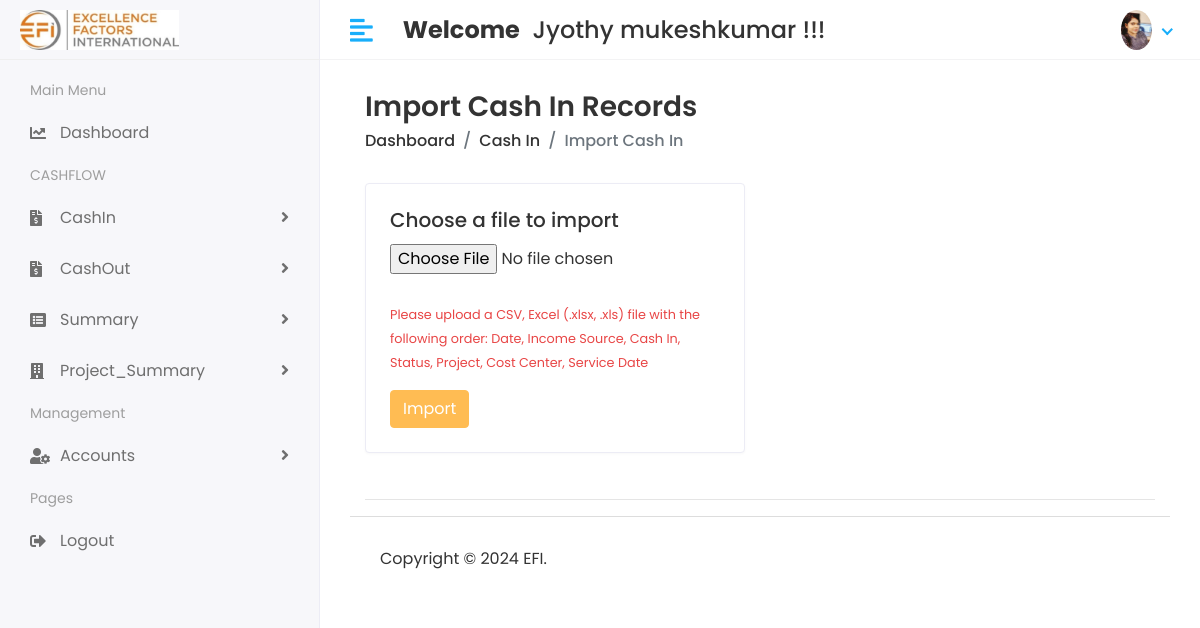
The page /account/CashIn/Import (signed in) on the database its author committed.
### cashflow/models.py (models this page shows)
class CustomUser(AbstractUser):
    USER_TYPES = (
        ('1', 'Account Team'),
        ('2', 'Manager'),
        ('3', 'Admin'),
    )
    user_type = models.CharField(choices=USER_TYPES, max_length=50, default='ACCOUNT_TEAM')
    profile_pic = models.ImageField(upload_to='profile_pics', blank=True, null=True)

### data_management_main/account_views.py (the view, shortened to what this page needs)
# urls.py: path('account/CashIn/Import', account_views.import_cashin, name='import_cashin'),
@login_required(login_url='/')
def import_cashin(request):
    return render(request, 'account/import-cashin.html')

### templates/account/import-cashin.html (shortened to what this page needs)
{% extends 'base.html' %}
{% block content %}
<div class="content container-fluid">
    <div class="page-header">
        <div class="row align-items-center">
            <div class="col">
                <h3 class="page-title">Import Cash In Records</h3>
                <ul class="breadcrumb">
                    <li class="breadcrumb-item"><a href="{% url 'home' %}">Dashboard</a></li>
                    <li class="breadcrumb-item"><a href="{% url 'view_cashin' %}">Cash In</a></li>
                    <li class="breadcrumb-item active">Import Cash In</li>
                </ul>
            </div>
        </div>
    </div>
    <div class="row">
        <div class="col-md-6">
            <div class="card">
                <div class="card-body">
                    <h5 class="card-title">Choose a file to import</h5>
                    <form method="post" enctype="multipart/form-data" onsubmit="return validateForm()">
                        <div class="form-group">
                            <input type="file" name="csv_file" id="csv_file" accept=".csv,.xlsx,.xls" class="form-control-file">
                        </div>
                        <small class="text-danger">Please upload a CSV, Excel (.xlsx, .xls) file with the following order:  Date, Income Source, Cash In, Status, Project, Cost Center, Service Date</small>
                        <button type="submit" class="btn btn-primary mt-3">Import</button>
                    </form>
                </div>
            </div>
        </div>
    </div>
    <hr>
</div>
{% endblock %}

### templates/includes/header.html (shortened to what this page needs)
{% load static %}
<div class="header">
    <div class="header-left">
       <a href="index.html" class="logo">
       <img src="{% static 'assets/img/logo.jpg' %}" alt="Logo">
       </a>
    </div>
    <a href="javascript:void(0);" id="toggle_btn">
    <i class="fas fa-align-left"></i>
    </a>
    <div class="top-nav-search mt-3">
       <h4><strong> Welcome</strong>&nbsp;<span> {{ user.first_name}} {{ user.last_name}}</span>&nbsp;!!! </h4>
    </div>
      <ul class="nav user-menu">
       <li class="nav-item dropdown has-arrow">
          <a href="#" class="dropdown-toggle nav-link" data-toggle="dropdown">
          {% if user.profile_pic == "" %}
          <span class="user-img"><img class="rounded-circle" src="{% static 'assets/img/profiles/avatar-01.jpeg' %}" width="31" alt="Ryan Taylor"></span>
          {% else %}
          <span class="user-img"><img class="rounded-circle" src="/{{user.profile_pic}}" width="31" alt="Ryan Taylor"></span>
           {% endif %}
        </a>
       </li>
    </ul>
 </div>

### static/assets/css/style.css (style rules this page uses)
html { height: 100%; }
body { background-color: #fff; color: #333; font-family: 'Poppins', sans-serif; font-size: 1rem; height: 100%; line-height: 1.5; overflow-x: hidden; }
h1, h2, h3, h4, h5, h6 { font-family: 'Poppins', sans-serif; margin-top: 0; }
a { color: #009ce7; }
input, button, a { transition: all 0.4s ease; -moz-transition: all 0.4s ease; -o-transition: all 0.4s ease; -ms-transition: all 0.4s ease; -webkit-transition: all 0.4s ease; }
input, input:focus, button, button:focus { outline: none; }
input[type="file"] { height: auto; min-height: calc(1.5em + .75rem + 2px); }
.form-group { margin-bottom: 1.25rem; }
ul, ol { padding: 0px; list-style: none; }
.text-danger, .dropdown-menu > li > a.text-danger { color: #e84646 !important; }
.btn-primary { background-color: #FFBC53; border: 1px solid #FFBC53; }
.card { border: 1px solid #ececf5; box-shadow: 0 1px 3px 0 rgba(0, 0, 0, 0.03); margin-bottom: 1.875rem; }
.card-body { padding: 1.5rem; }
.header { background-color: #fff; border-bottom: 1px solid #f3f3f4; left: 0; position: fixed; right: 0; top: 0; z-index: 1001; height: 60px; }
.header .header-left { float: left; height: 60px; padding: 0 20px; position: relative; width: 320px; z-index: 1; transition: all 0.2s ease-in-out; background-color: #f7f7fa; border-bottom: 1px solid #efefef; border-right: 1px solid #ececf5; display: flex; align-items: center; }
.header .header-left .logo { display: inline-block; line-height: 60px; }
.header .header-left .logo img { max-height: 40px; width: auto; }
.header .dropdown-toggle:after { display: none; }
.header .has-arrow .dropdown-toggle:after { border-top: 0; border-left: 0; border-bottom: 2px solid #18aefa; border-right: 2px solid #18aefa; content: ''; height: 8px; display: inline-block; pointer-events: none; -webkit-transform-origin: 66% 66%; -ms-transform-origin: 66% 66%; transform-origin: 66% 66%; -webkit-transform: rotate(45deg); -ms-transform: rotate(45deg); transform: rotate(45deg); -webkit-transition: all 0.15s ease-in-out; transition: all 0.15s ease-in-out; width: 8px; vertical-align: 0px; }
.user-menu { float: right; margin: 0; position: relative; z-index: 99; padding-right: 15px; }
.user-menu.nav > li > a { color: #a0a0a0; font-size: 14px; line-height: 58px; padding: 0 15px; height: 60px; }
.user-img { margin-right: 3px; position: relative; }
.top-nav-search { float: left; margin-left: 15px; }
.page-header { margin-bottom: 1.875rem; }
.page-header .breadcrumb { background-color: transparent; color: #6c757d; font-size: 1rem; font-weight: 500; margin-bottom: 0; padding: 0; }
.page-header .breadcrumb a { color: #333; }
.page-title { font-size: 28px; font-weight: 600; color: #333; margin-bottom: 5px; }
@media (min-width: 992px) { #toggle_btn { align-items: center; color: #18aefa; display: inline-flex; float: left; font-size: 26px; height: 60px; justify-content: center; margin-left: 15px; padding: 0 15px; } }

### rows shown on the page
CustomUser: first_name "Jyothy", last_name "mukeshkumar", profile_pic (picture)
